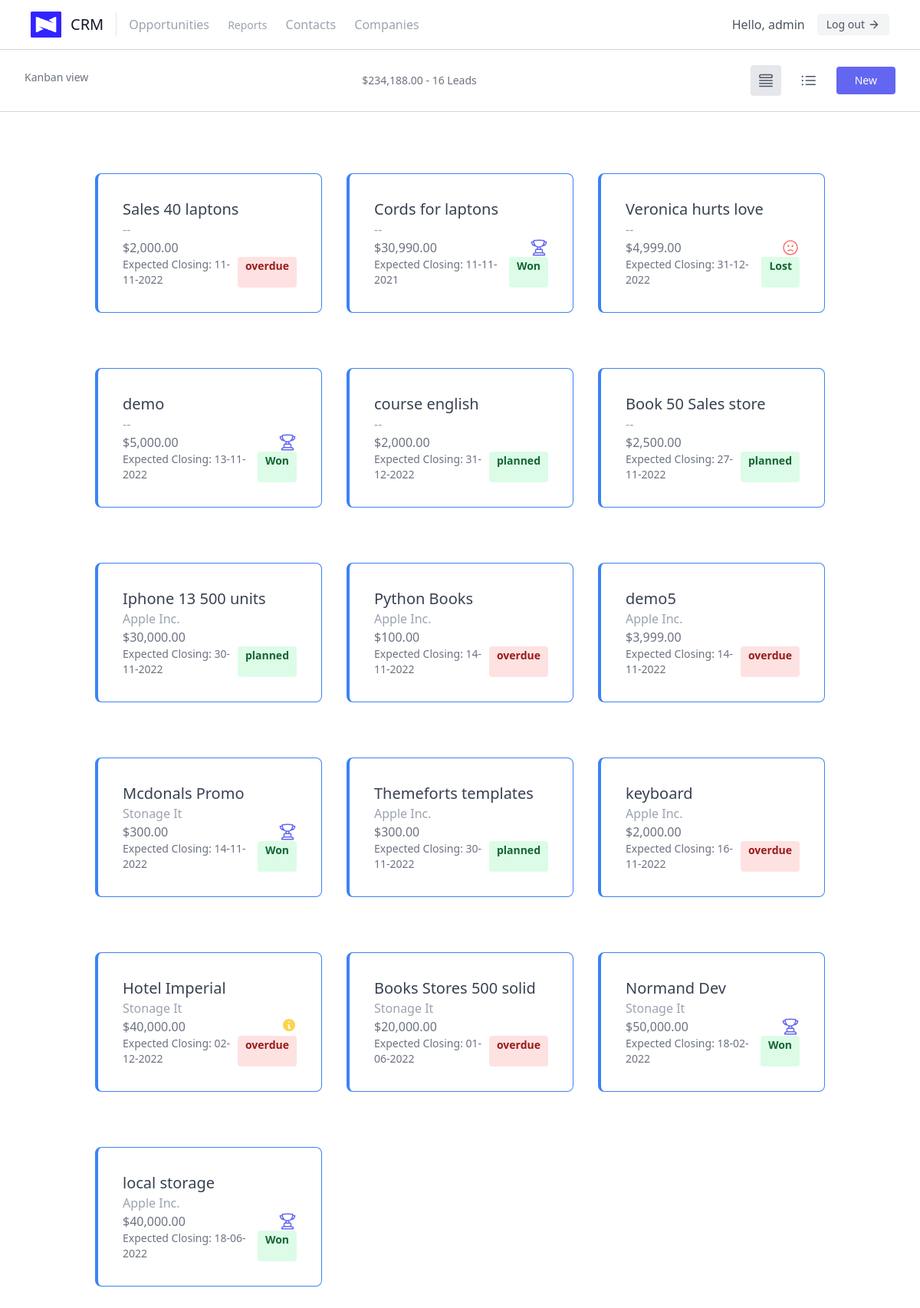
/crm/opportunities/kanban/ (signed in), run on the app's committed database.
### crm/models.py (models this page shows, shortened)
class Lead(models.Model):
    name = models.CharField("Opportunity", max_length=255)
    expect_revenue = models.DecimalField("Expected Revenue", max_digits=10, decimal_places=2)
    date_deadline = models.DateField("Expected Closing")
    partner_id = models.ForeignKey(Partner, null=True, on_delete=models.SET_NULL)
    stage_id = models.ForeignKey(Stage, null=True, on_delete=models.SET_NULL)
    company_id = models.ForeignKey(Companies, null=True, on_delete=models.SET_NULL)
    create_date = models.DateTimeField(default=now, editable=False)
    description = models.TextField("Description", default='', blank=True)
    class Meta:
        constraints = [
            models.CheckConstraint(check=models.Q(expect_revenue__gte='0'), name='lead_expect_non_negative'),
        ]

class Stage(models.Model):
    name = models.CharField("Stage Name", max_length=255)
    def __str__(self):
        return self.name

### contacts/models.py (models this page shows, shortened)
class Companies(models.Model):
    name = models.CharField("Company", max_length=255)
    tax_id = models.CharField("Tax ID", max_length=155)
    website = models.URLField("Website")
    industry_id = models.CharField(max_length=100, choices=INDUSTRY_CHOICES)
    logo_company = models.ImageField(upload_to='profile_pictures/', default='', blank=True)
    def __str__(self):
        return self.name

### crm/views.py (the view)
# urls.py: path('opportunities/kanban/', opportunities_kanban_list_view, name='kanban-opportunity'),
@login_required
def opportunities_kanban_list_view( request):
    total_opportunities = Lead.objects.all().aggregate(total_opportunities=Sum('expect_revenue'))['total_opportunities'] or 0
    opportunities = Lead.objects.all()
    stages = Stage.objects.all()
    if request.method == 'POST':
        formLead = OpportunityModelForm(request.POST)
        if formLead.is_valid():
            formLead.save()
            return redirect('leads:kanban-opportunity')
    else:
        formOpportunity = OpportunityModelForm()
    context = {
        'opportunities': opportunities,
        'stages': stages,
        'formOpportunity': formOpportunity,
        'total_opportunities': total_opportunities
    }
    return render(request, 'kanban_opportunity.html', context=context)

### contacts/models.py (called while the page is built)
    def __str__(self):
        return self.full_name

### crm/templatetags/crm_currency.py (called while the page is built)
def currency(dollar):
    dollar = round(float(dollar), 2)
    return '$%s%s' % (intcomma(int(dollar)), ("%0.2f" % dollar)[-3:])

### crm/templates/kanban_opportunity.html (shortened to what this page needs)
{% include 'crm-base.html' %}
{% load crm_currency %}
{% block content %}
    <section class="text-gray-600 body-font">
        <div class="w-full px-8 flex flex-wrap p-5 flex-row items-center border-b border-gray-300 mb-4">
            <a class="flex title-font font-medium items-center text-gray-900 ">
                <h1 class="text-xl mb-2 text-gray-500 lg:text-sm">Kanban view</h1>
            </a>
            <div class="ml-auto mr-auto flex flex-wrap items-center text-xl justify-center">
                <p class="text-gray-500 inline-flex items-center md:mb-2 lg:mb-0 lg:text-sm">{{ total_opportunities|currency }}
                    - {{ opportunities|length }} Leads</p>
            </div>
            <a href="{% url 'leads:kanban-opportunity' %}"
               class="{% if "/crm/opportunities/kanban/" in request.path %}bg-gray-200 rounded{% endif %} p-2 mr-4">
            </a>
            <a href="{% url 'leads:list-opportunity' %}"
               class="{% if "/crm/opportunities/list/" in request.path %}bg-gray-200 rounded{% endif %} p-2 mr-4">
            </a>
            <button class="flex text-white text-xl bg-indigo-500 border-0 py-2 px-6 focus:outline-none hover:bg-indigo-600 rounded lg:text-sm"
                    onclick="opportunityModal()">New
            </button>
        </div>
        <div class="container w-full px-5 mx-auto mt-16 lg:grid lg:grid-cols-3">
            {% for opportunity in opportunities %}
                <a href="{% url 'crm:lead-detail' opportunity.pk %}" class="lg:w-full lg:p-4">
                    <div class="w-full mb-10">
                        <div class="h-full flex items-center p-8 border rounded-lg border-l-4 border-blue-500">
                            <div class="flex-grow">
                                <h2 class="text-4xl text-gray-700 font-medium mb-3 lg:text-xl lg:mb-0">{{ opportunity.name }}</h2>
                                <h2 class="text-3xl text-gray-400 font-medium mb-3 lg:text-base lg:mb-0">{{ opportunity.company_id|default_if_none:"--" }}</h2>
                                <div class="flex justify-between mb-3 lg:mb-0">
                                    <p class="text-gray-500 text-2xl lg:text-base">{{ opportunity.expect_revenue|currency }}</p>
                                    <svg class="flex-shrink-0 w-5 h-5
                    {% if opportunity.stage_id.name == 'Proposition' %}
                        text-amber-300
                    {% else %}
                        text-white
                    {% endif %}"
                                         fill="currentColor"
                                         viewBox="0 0 20 20"
                                         xmlns="http://www.w3.org/2000/svg">
                                        <path fill-rule="evenodd"
                                              d="M18 10a8 8 0 11-16 0 8 8 0 0116 0zm-7-4a1 1 0 11-2 0 1 1 0 012 0zM9 9a1 1 0 000 2v3a1 1 0 001 1h1a1 1 0 100-2v-3a1 1 0 00-1-1H9z"
                                              clip-rule="evenodd"></path>
                                    </svg>
                                </div>
                                <div class="flex justify-between">
                                    <p class="text-xl text-gray-500 lg:text-sm">Expected
                                        Closing: {{ opportunity.date_deadline|date:"d-m-Y" }}</p>
                                    {% now "d-m-Y" as todays_date %}
                                    {% if opportunity.stage_id.name == 'Won' %}
                                        <span class="bg-green-100 text-green-800 text-xl lg:text-sm font-semibold px-2.5 py-0.5 rounded dark:bg-indigo-200 dark:text-indigo-900">Won</span>
                                    {% elif opportunity.stage_id.name == 'Lost' %}
                                        <span class="bg-green-100 text-green-800 text-xl lg:text-sm font-semibold px-2.5 py-0.5 rounded dark:bg-red-400 dark:text-white">Lost</span>
                                    {% elif opportunity.date_deadline|date:"d-m-Y" < todays_date %}
                                        <span class="bg-red-100 text-red-800 text-xl lg:text-sm font-semibold  px-2.5 py-0.5 rounded dark:bg-red-200 dark:text-red-900">overdue</span>
                                    {% elif opportunity.date_deadline|date:"d-m-Y" == todays_date %}
                                        <span class="bg-yellow-100 text-yellow-800 text-xl lg:text-sm font-semibold px-2.5 py-0.5 rounded dark:bg-yellow-200 dark:text-yellow-900">today</span>
                                    {% elif opportunity.date_deadline|date:"d-m-Y" > todays_date %}
                                        <span class="bg-green-100 text-green-800 text-xl lg:text-sm font-semibold px-2.5 py-0.5 rounded dark:bg-green-200 dark:text-green-900">planned</span>
                                    {% endif %}
                                </div>
                            </div>
                        </div>
                    </div>
                </a>
            {% endfor %}
        </div>
    </section>
{% endblock content %}

### crm/templates/crm-base.html (shortened to what this page needs)
<!DOCTYPE html>
<html lang="en">
<head>
    <script src="https://cdn.tailwindcss.com"></script>
</head>
<body>
    {% include 'crm-header.html' %}
</body>
</html>

### crm/templates/crm-header.html (shortened to what this page needs)
<header class="text-gray-600 body-font border-b border-gray-300">
  <div class="px-10 flex flex-wrap pt-3 pb-3 flex-row items-center">
    <a class="flex title-font font-medium items-center text-gray-900 mb-4 md:mb-0">
      {% load static %}
        <img  alt="Logo Company" class="w-20 h-20 lg:w-10  lg:h-10 object-contain object-center  inline-block " src="{% static 'isotipo.png' %}">
      <span class="ml-3 text-4xl lg:text-xl">CRM</span>
    </a>
    <nav class="mr-auto ml-4 py-1 pl-4 border-l border-gray-400flex flex-wrap items-center text-base justify-center">
      <a href="/crm/opportunities/kanban/" class="mr-5 text-gray-400 hover:text-indigo-600 cursor-pointer text-xl lg:text-base">Opportunities</a>
      <a href="/crm/reports/" class="mr-5 text-gray-400 hover:text-indigo-600 cursor-pointer text-xl lg:text-sm">Reports</a>
      <a href="{% url 'contacts:contact-list' %}" class="mr-5 text-gray-400 hover:text-indigo-600 cursor-pointer text-xl lg:text-base">Contacts</a>
      <a href="{% url 'contacts:company-list' %}" class="mr-5 text-gray-400 hover:text-indigo-600 cursor-pointer text-xl lg:text-base">Companies</a>
    </nav>
      {% if request.user.is_authenticated %}
        Hello, {{ request.user.username }}
          <a href="{% url 'logout' %}" class="inline-flex items-center bg-gray-100 border-0 py-1 px-3 focus:outline-none hover:bg-gray-200 rounded text-base mt-0 ml-4 text-xl lg:text-sm">Log out
          <svg fill="none" stroke="currentColor" stroke-linecap="round" stroke-linejoin="round" stroke-width="2" class="w-4 h-4 ml-1" viewBox="0 0 24 24">
            <path d="M5 12h14M12 5l7 7-7 7"></path>
          </svg>
        </a>
      {% endif %}
  </div>
</header>

### data on the page
Lead: name "Sales 40 laptons", company_id "--", expect_revenue "$2,000.00", date_deadline "11-11-2022", shows "overdue"
Lead: name "Cords for laptons", company_id "--", expect_revenue "$30,990.00", date_deadline "11-11-2021", shows "Won"
Lead: name "Veronica hurts love", company_id "--", expect_revenue "$4,999.00", date_deadline "31-12-2022", shows "Lost"
Lead: name "demo", company_id "--", expect_revenue "$5,000.00", date_deadline "13-11-2022", shows "Won"
Lead: name "course english", company_id "--", expect_revenue "$2,000.00", date_deadline "31-12-2022", shows "planned"
Lead: name "Book 50 Sales store", company_id "--", expect_revenue "$2,500.00", date_deadline "27-11-2022", shows "planned"
Lead: name "Iphone 13 500 units", company_id "Apple Inc.", expect_revenue "$30,000.00", date_deadline "30-11-2022", shows "planned"
Lead: name "Python Books", company_id "Apple Inc.", expect_revenue "$100.00", date_deadline "14-11-2022", shows "overdue"
Lead: name "demo5", company_id "Apple Inc.", expect_revenue "$3,999.00", date_deadline "14-11-2022", shows "overdue"
Lead: name "Mcdonals Promo", company_id "Stonage It", expect_revenue "$300.00", date_deadline "14-11-2022", shows "Won"
Lead: name "Themeforts templates", company_id "Apple Inc.", expect_revenue "$300.00", date_deadline "30-11-2022", shows "planned"
Lead: name "keyboard", company_id "Apple Inc.", expect_revenue "$2,000.00", date_deadline "16-11-2022", shows "overdue"
Lead: name "Hotel Imperial", company_id "Stonage It", expect_revenue "$40,000.00", date_deadline "02-12-2022", shows "overdue"
Lead: name "Books Stores 500 solid", company_id "Stonage It", expect_revenue "$20,000.00", date_deadline "01-06-2022", shows "overdue"
Lead: name "Normand Dev", company_id "Stonage It", expect_revenue "$50,000.00", date_deadline "18-02-2022", shows "Won"
Lead: name "local storage", company_id "Apple Inc.", expect_revenue "$40,000.00", date_deadline "18-06-2022", shows "Won"

### other printed values
{{ request.user.username }} "admin"
{{ total_opportunities|currency }} "$234,188.00"
{{ opportunities|length }} "16"
